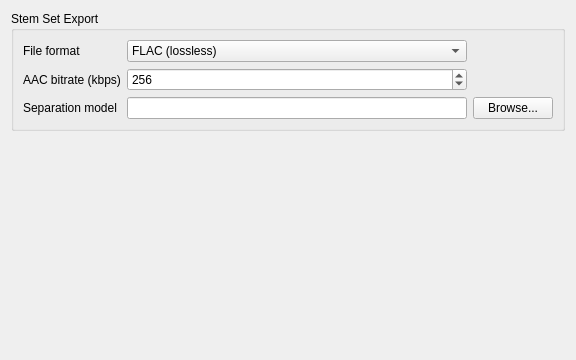
<?xml version="1.0" encoding="UTF-8"?>
<ui version="4.0">
 <class>DlgStemsDlg</class>
 <widget class="QWidget" name="DlgStemsDlg">
  <property name="geometry">
   <rect>
    <x>0</x>
    <y>0</y>
    <width>576</width>
    <height>360</height>
   </rect>
  </property>
  <property name="windowTitle">
   <string>Stems Preferences</string>
  </property>
  <layout class="QVBoxLayout" name="verticalLayout">
   <item>
    <widget class="QGroupBox" name="groupBoxExport">
     <property name="title">
      <string>Stem Set Export</string>
     </property>
     <layout class="QGridLayout" name="gridLayout">
      <item row="0" column="0">
       <widget class="QLabel" name="labelFormat">
        <property name="text">
         <string>File format</string>
        </property>
       </widget>
      </item>
      <item row="0" column="1">
       <widget class="QComboBox" name="comboBoxFormat">
        <item>
         <property name="text">
          <string>FLAC (lossless)</string>
         </property>
        </item>
        <item>
         <property name="text">
          <string>ALAC (lossless)</string>
         </property>
        </item>
        <item>
         <property name="text">
          <string>AAC (lossy)</string>
         </property>
        </item>
       </widget>
      </item>
      <item row="1" column="0">
       <widget class="QLabel" name="labelAacBitrate">
        <property name="text">
         <string>AAC bitrate (kbps)</string>
        </property>
       </widget>
      </item>
      <item row="1" column="1">
       <widget class="QSpinBox" name="spinBoxAacBitrate">
        <property name="minimum">
         <number>32</number>
        </property>
        <property name="maximum">
         <number>512</number>
        </property>
        <property name="value">
         <number>256</number>
        </property>
       </widget>
      </item>
      <item row="2" column="0">
       <widget class="QLabel" name="labelModel">
        <property name="text">
         <string>Separation model</string>
        </property>
       </widget>
      </item>
      <item row="2" column="1">
       <widget class="QLineEdit" name="lineEditModelPath">
        <property name="toolTip">
         <string>The ONNX model used for stem separation.</string>
        </property>
       </widget>
      </item>
      <item row="2" column="2">
       <widget class="QPushButton" name="pushButtonBrowseModel">
        <property name="text">
         <string>Browse...</string>
        </property>
       </widget>
      </item>
     </layout>
    </widget>
   </item>
   <item>
    <spacer name="verticalSpacer">
     <property name="orientation">
      <enum>Qt::Vertical</enum>
     </property>
     <property name="sizeHint" stdset="0">
      <size>
       <width>20</width>
       <height>40</height>
      </size>
     </property>
    </spacer>
   </item>
  </layout>
 </widget>
 <resources/>
 <connections/>
</ui>
